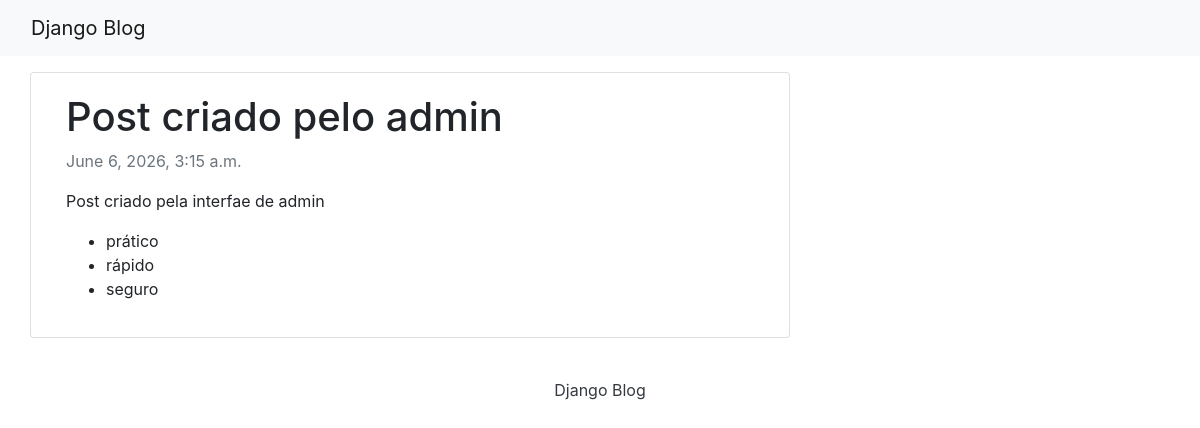
Screenshot of /post-criado-pelo-admin/ with the database file from the repository.
### djblog/models.py (models this page shows, shortened)
class Post(models.Model):
    title = models.CharField(max_length=255)
    slug = models.SlugField(max_length=255, unique=True)
    content = models.TextField()
    published = models.BooleanField(default=True)
    date = models.DateTimeField(auto_now_add=True)
    class Meta:
        ordering = ["-date"]

### djblog/views.py (the view)
# urls.py: path("<slug:slug>/", PostDetail.as_view(), name="detail")
class PostDetail(DetailView):
    model = Post
    template_name = "detail.html"

### templates/detail.html
{% extends 'base.html' %}
{% load markdownify %}
{% block content %}
<div class="container">
  <div class="row">
    <div class="col-md-8 card mb-4  mt-3 left  top">
      <div class="card-body">
        <h1>{% block title %} {{ object.title }} {% endblock title %}</h1>
        <p class=" text-muted"> {{ post.date }}</p>
        <p class="card-text ">{{ object.content | safe | markdownify}}</p>
      </div>
    </div>
  </div>
</div>
{% endblock content %}

### rows the page displays
Post: title "Post criado pelo admin", date "June 6, 2026, 3:15 a.m.", content "Post criado pela interfae de admin prático rápido seguro"
